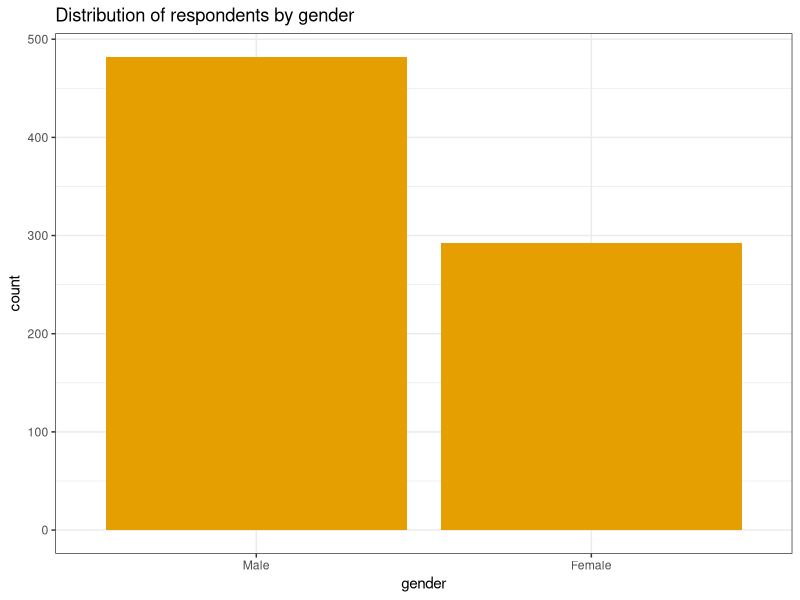
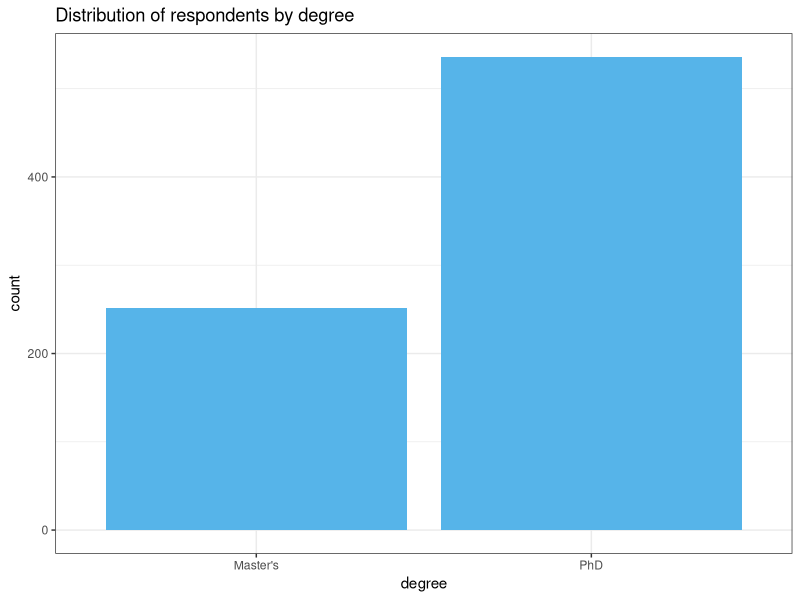
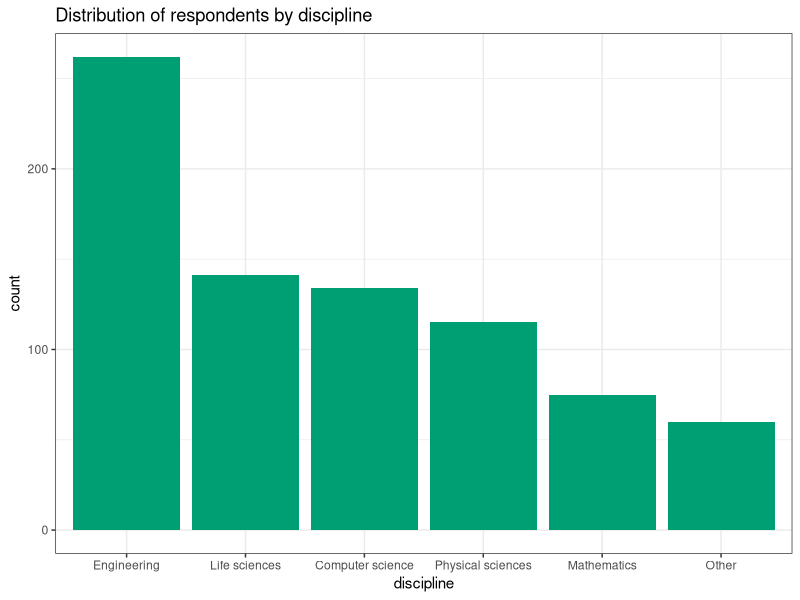
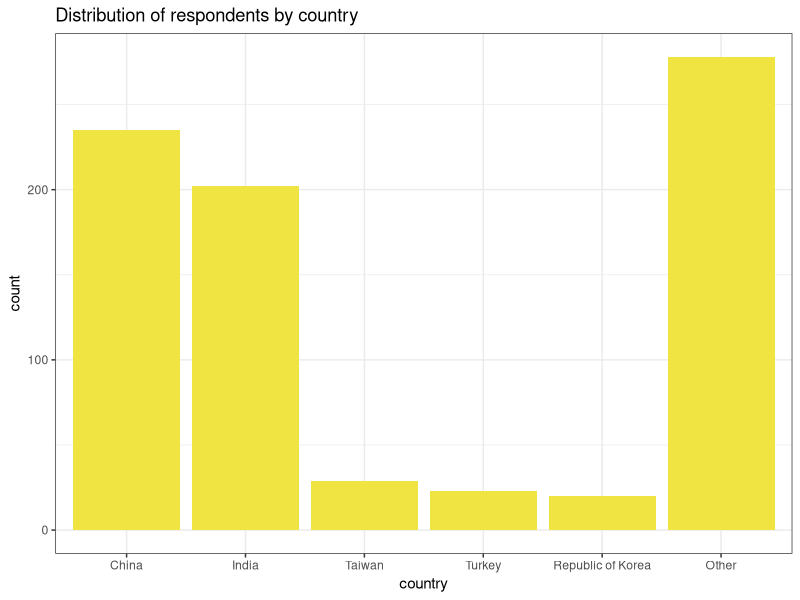
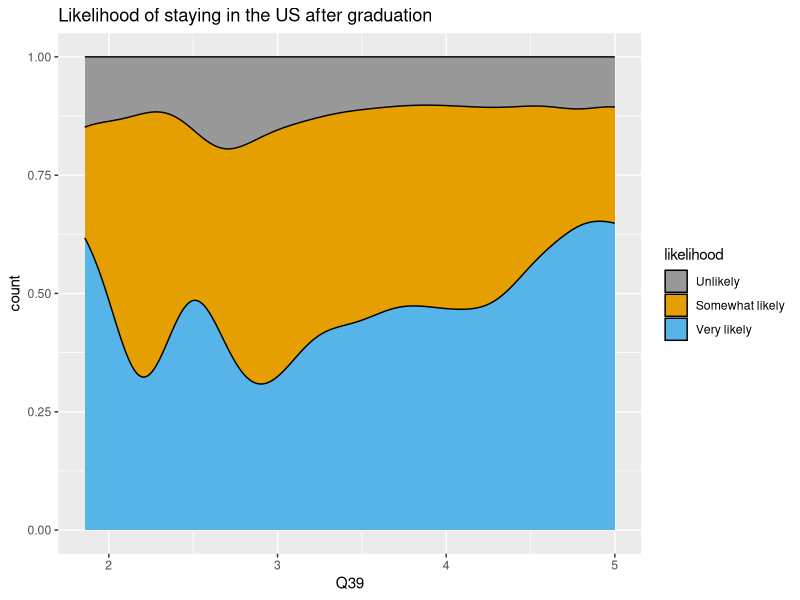
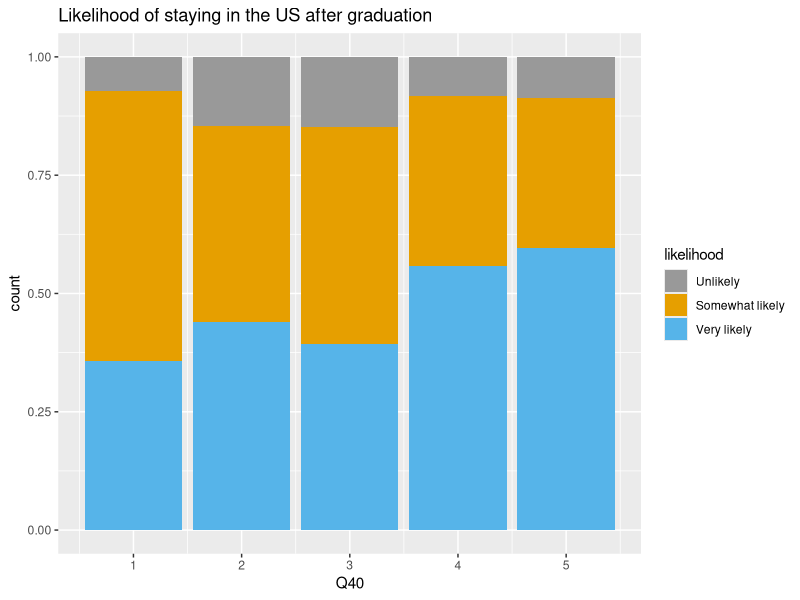
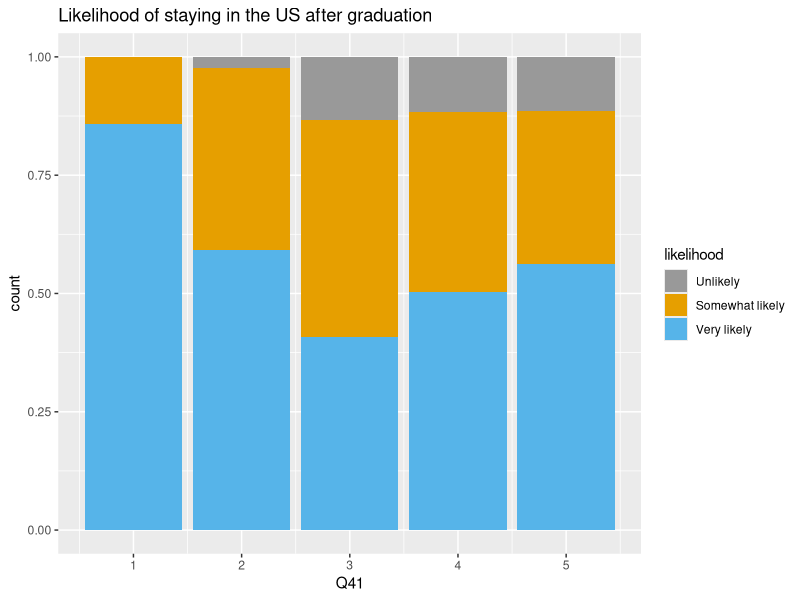
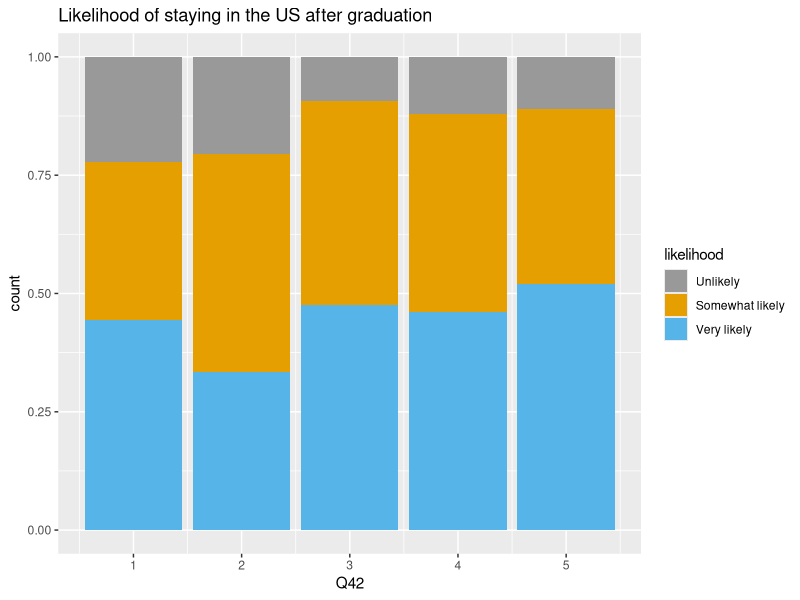

Recreate these plots in R, in order.
## ---- chunk 1
knitr::opts_chunk$set(echo = TRUE, tidy = TRUE)
library(tidyverse)
cb_palette = c("#999999", "#E69F00", "#56B4E9", "#009E73", "#F0E442", "#0072B2", "#D55E00", "#CC79A7")
## ---- chunk 2
country = read.csv("Country-List-Metadata.csv")
# dom = read.csv("Domestic-graduate-student-survey-results.csv")
inter.data = read.csv("International-graduate-student-survey-results.csv")
# Q39
acad.experience <- rowSums(select(inter.data, Q39_1 , Q39_2 , Q39_3 , Q39_4 , Q39_5 , Q39_6 , Q39_7), na.rm = FALSE, dims = 1)/7
# acad.experience = round(acad.experience)
# Q43
acad.challenges =  as.numeric(inter.data$Q43_1 | inter.data$Q43_2 |inter.data$Q43_3 |inter.data$Q43_4 |inter.data$Q43_5 |inter.data$Q43_7)
inter.small = select(inter.data, Q2, Q3, Q4, Q5, Q22, Q36, Q40, Q41, Q42, Q28)
inter.small$Q39 = acad.experience
inter.small$Q43 = acad.challenges
## ---- chunk 3
inter.small$gender <- as.factor(ifelse(inter.small$Q3==1, "Male", ifelse(inter.small$Q3==2, "Female", NA)))
gender_order <- c("Male", "Female")
ggplot(inter.small[!is.na(inter.small$gender),], aes(x=gender)) + stat_count(fill="#E69F00") + theme_bw() +
  ggtitle("Distribution of respondents by gender") +
  scale_x_discrete(limits = gender_order)
## ---- chunk 4
inter.small$degree <- as.factor(ifelse(inter.small$Q4==1, "Master's", "PhD"))
ggplot(inter.small, aes(x=degree)) + stat_count(fill="#56B4E9") + theme_bw() +
  ggtitle("Distribution of respondents by degree")
## ---- chunk 5
inter.small$discipline <- as.factor(ifelse(inter.small$Q5==1, "Life sciences", ifelse(inter.small$Q5==2, "Physical sciences", ifelse(inter.small$Q5==3, "Engineering", ifelse(inter.small$Q5==4, "Mathematics", ifelse(inter.small$Q5==5, "Computer science", "Other"))))))
disc_order <- c("Engineering", "Life sciences", "Computer science", "Physical sciences", "Mathematics", "Other")
ggplot(inter.small, aes(x=discipline)) + stat_count(fill="#009E73") + theme_bw() +
  ggtitle("Distribution of respondents by discipline") +
  scale_x_discrete(limits = disc_order)
## ---- chunk 6
inter.small$country <- as.factor(ifelse(inter.small$Q22==44, "China", ifelse(inter.small$Q22==91, "India", ifelse(inter.small$Q22==161, "Republic of Korea", ifelse(inter.small$Q22==190, "Taiwan", ifelse(inter.small$Q22==198, "Turkey", "Other"))))))
country_order <- c("China", "India", "Taiwan", "Turkey", "Republic of Korea", "Other")
ggplot(inter.small, aes(x=country)) + stat_count(fill="#F0E442") + theme_bw() +
  ggtitle("Distribution of respondents by country") +
  scale_x_discrete(limits = country_order)
## ---- chunk 7
inter.small$likelihood = recode(inter.small$Q28, `1` = 2, `3` = 1, `2` = 0)
inter.small$likelihood = as.factor(inter.small$likelihood)
levels(inter.small$likelihood) <- c("Unlikely", "Somewhat likely", "Very likely")
## ---- chunk 8
ggplot(inter.small, aes(x = Q39, ..count.., fill = likelihood)) + geom_density(position = "fill") + ggtitle("Likelihood of staying in the US after graduation") + scale_fill_manual(values = cb_palette)
## ---- chunk 9
ggplot(inter.small, aes(x = Q40, ..count.., fill = likelihood)) + stat_count(position = "fill") + ggtitle("Likelihood of staying in the US after graduation") + scale_fill_manual(values = cb_palette)
## ---- chunk 10
ggplot(inter.small, aes(x = Q41, ..count.., fill = likelihood)) + stat_count(position = "fill") + ggtitle("Likelihood of staying in the US after graduation") + scale_fill_manual(values = cb_palette)
## ---- chunk 11
ggplot(inter.small, aes(x = Q42, ..count.., fill = likelihood)) + stat_count(position = "fill") + ggtitle("Likelihood of staying in the US after graduation") + scale_fill_manual(values = cb_palette)
## ---- chunk 12
ggplot(inter.small, aes(x = Q43, ..count.., fill = likelihood)) + stat_count(position = "fill") + ggtitle("Likelihood of staying in the US after graduation") + scale_fill_manual(values = cb_palette)
## ---- chunk 13
ggplot(inter.small, aes(x = Q36, ..count.., fill = likelihood)) + stat_count(position = "fill") + ggtitle("Likelihood of staying in the US after graduation") + scale_fill_manual(values = cb_palette)
## ---- chunk 14
summary(factor(inter.data$Q22))
